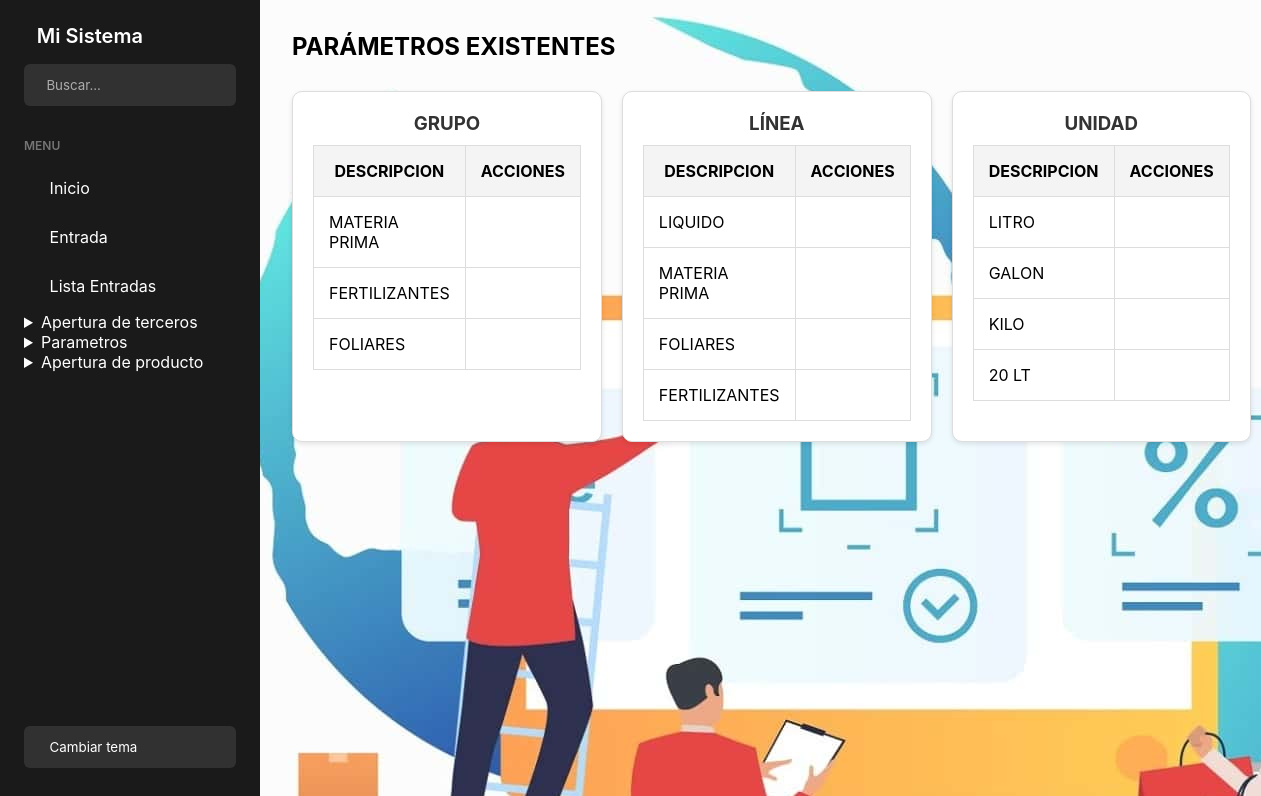
The app's page /listar_parametros/, older data.
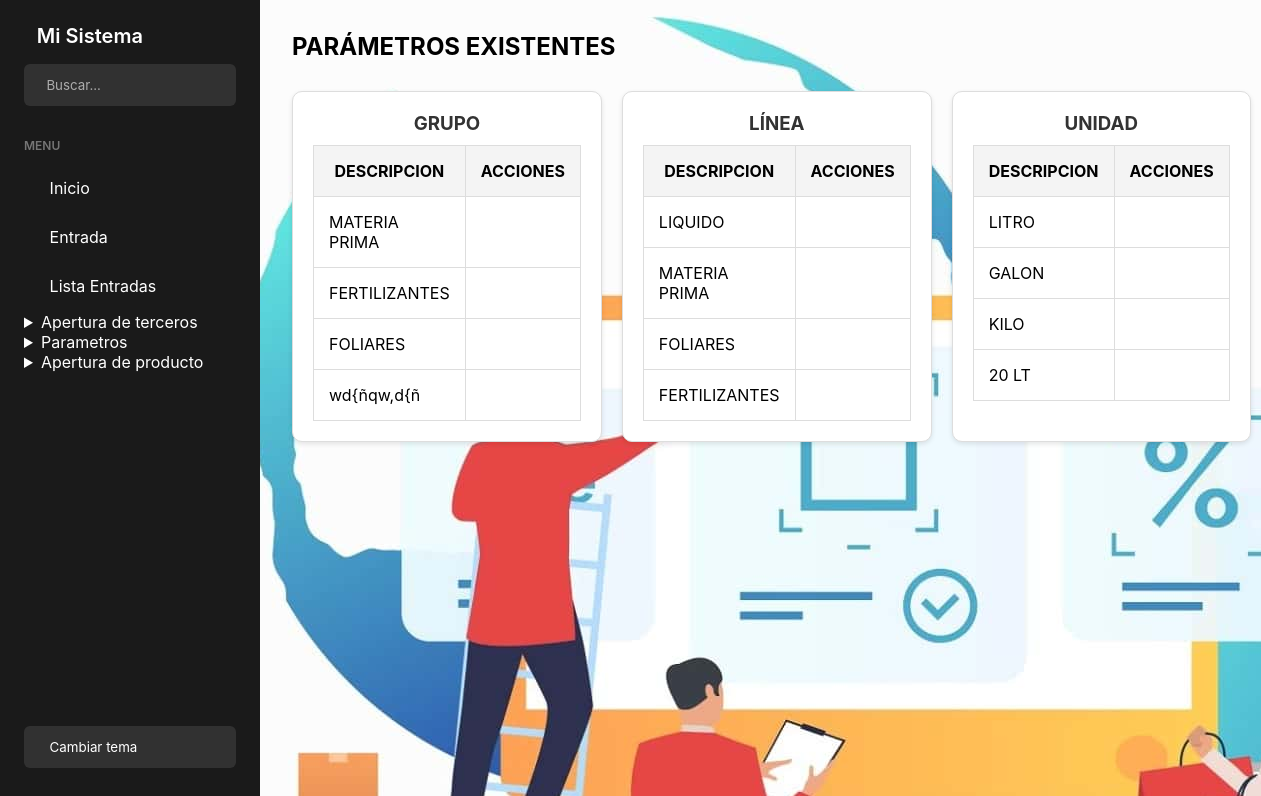
The same page, newer data.
### app/models.py (models this page shows, shortened)
class ParametrosProducto(models.Model):
    grupo = models.CharField(max_length=100, blank=True, null=True)
    linea = models.CharField(max_length=100, blank=True, null=True)
    unidad = models.CharField(max_length=50, blank=True, null=True)

### app/views.py (the view)
# urls.py: path('listar_parametros/', views.listar_parametros, name='listar_parametros'),
def listar_parametros(request):
    parametros = ParametrosProducto.objects.all()
    return render(request, 'Parametros/listar_parametros.html', {'parametros': parametros})

### app/Templates/Parametros/listar_parametros.html (shortened to what this page needs)
<!DOCTYPE html>
<html lang="es">
<head>
    {% extends 'Home/base.html' %}
    {% block content %}
</head>
<body>
    <h2>PARÁMETROS EXISTENTES</h2>
    <div class="parameters-container">
        <div class="parametro">
            <h3>GRUPO</h3>
            <table>
                <thead>
                    <tr>
                        <th>DESCRIPCION</th>
                        <th>ACCIONES</th>
                    </tr>
                </thead>
                <tbody>
                    {% for parametro in parametros %}
                        {% if parametro.grupo %}
                            <tr>
                                <td>{{ parametro.grupo }}</td>
                                <td>
                                </td>
                            </tr>
                        {% endif %}
                    {% endfor %}
                </tbody>
            </table>
        </div>
        <div class="parametro">
            <h3>LÍNEA</h3>
            <table>
                <thead>
                    <tr>
                        <th>DESCRIPCION</th>
                        <th>ACCIONES</th>
                    </tr>
                </thead>
                <tbody>
                    {% for parametro in parametros %}
                        {% if parametro.linea %}
                            <tr>
                                <td>{{ parametro.linea }}</td>
                                <td>
                                </td>
                            </tr>
                        {% endif %}
                    {% endfor %}
                </tbody>
            </table>
        </div>
        <div class="parametro">
            <h3>UNIDAD</h3>
            <table>
                <thead>
                    <tr>
                        <th>DESCRIPCION</th>
                        <th>ACCIONES</th>
                    </tr>
                </thead>
                <tbody>
                    {% for parametro in parametros %}
                        {% if parametro.unidad %}
                            <tr>
                                <td>{{ parametro.unidad }}</td>
                                <td>
                                </td>
                            </tr>
                        {% endif %}
                    {% endfor %}
                </tbody>
            </table>
        </div>
    </div>
{% endblock %}

Row changes from the older to the newer data that the page shows:
added ParametrosProducto: grupo "wd{ñqw,d{ñ", shown under "GRUPO"
